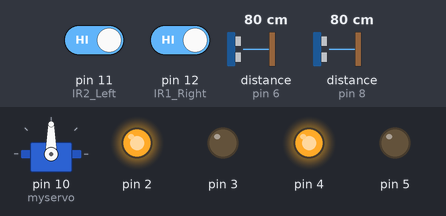
The sketch below on a simulated Arduino Uno, built with avr-gcc and run on an emulated ATmega328P. On the bench: servo, output pins drawn as LEDs (lit = HIGH). Wiring (inferred from the names in the program): 2 × ultrasonic range finder: trigger pin 7, echo pin 6 / trigger pin 9, echo pin 8. The test bench sets the inputs (shaded band); at power-on: distance to the obstacle (sensors on pin 6, pin 8) 80 cm, pin 11 (IR2_Left) HIGH, pin 12 (IR1_Right) HIGH. The echo pulse lasts 58.3 µs per cm; pins used as bus, display or sensor lines are not drawn.

Above: at 1.2 s.
1.3 s: distance to the obstacle (sensor on pin 6) set to 7 cm
2.8 s: distance to the obstacle (sensor on pin 6) set to 4 cm
At 3.2 s:
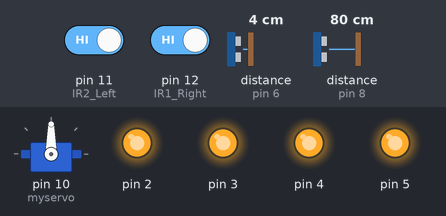
At 3.75 s:
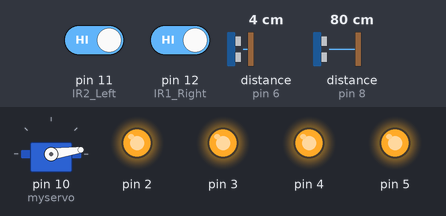
8.8 s: distance to the obstacle (sensor on pin 8) set to 14 cm
At 9.7 s:
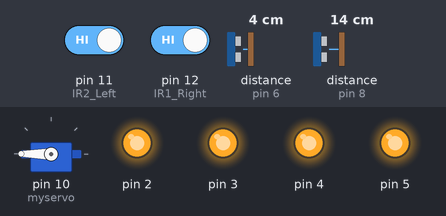
11.8 s: distance to the obstacle (sensor on pin 8) set to 10 cm
14.8 s: distance to the obstacle (sensor on pin 6) set to 9 cm
17.8 s: distance to the obstacle (sensor on pin 8) set to 18 cm
At 19.9 s:
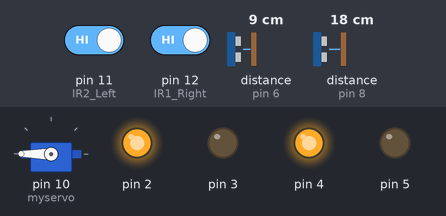
Timing chart, 0 to 21.4 s (numbered marks = the images above; inputs shaded):
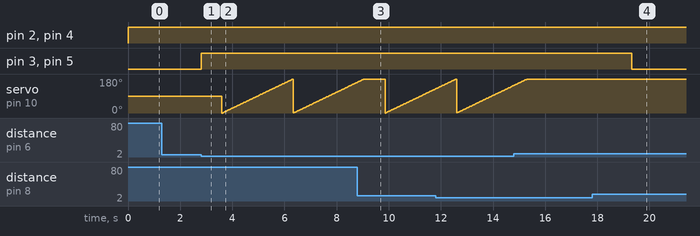

The sketch:

Pot_Hole_Filling_Robot_Code.ino
```cpp
#include <Servo.h>

Servo myservo;
int pos = 0;

int IR1_Right =12;

int IR2_Left =11;

//servo pin 10

int trigger_pin_up=9;
int echo_pin_up=8;
int time_up;
int distance_up;

int trigger_pin_down = 7;
int echo_pin_down = 6;
int time_down;
int distance_down;

void setup ( ) {

        Serial.begin (9600);
        myservo.attach(10);

        pinMode (trigger_pin_down, OUTPUT);

        pinMode (echo_pin_down, INPUT);

        pinMode (trigger_pin_up, OUTPUT);

        pinMode (echo_pin_up, INPUT);

        pinMode (IR1_Right,INPUT);
        pinMode(IR2_Left,INPUT);

        pinMode(2, OUTPUT);
        pinMode(3, OUTPUT);
        pinMode(4, OUTPUT);
        pinMode(5, OUTPUT);


}


void loop ( )
{

    int statusSensor_Right = digitalRead (IR1_Right);
    int statusSensor_Left = digitalRead (IR2_Left);
    digitalWrite (trigger_pin_up, HIGH);

    delayMicroseconds (10);

    digitalWrite (trigger_pin_up, LOW);

    time_up = pulseIn (echo_pin_up, HIGH);

    distance_up = (time_up * 0.034) / 2;


    digitalWrite (trigger_pin_down, HIGH);

    delayMicroseconds (10);

    digitalWrite (trigger_pin_down, LOW);

    time_down = pulseIn (echo_pin_down, HIGH);

    distance_down= (time_down * 0.034) / 2;

  if (distance_up <= 10)

 {
  digitalWrite(2, HIGH);

  digitalWrite(3, HIGH);
  digitalWrite(4, HIGH);
  digitalWrite(5, HIGH);

  delay(2000);

 }

  if (distance_down >= 5)
  {


  digitalWrite(2, HIGH);
  digitalWrite(3, LOW);
  digitalWrite(4, HIGH);
  digitalWrite(5, LOW);
  }
  else
  {
  digitalWrite(2, HIGH);
  digitalWrite(3, HIGH);
  digitalWrite(4, HIGH);
  digitalWrite(5, HIGH);
  delay(800);
     for(int i=0;i< 2; i++)
    {
    for (pos = 0; pos <= 180; pos += 1)
      { // goes from 0 degrees to 180 degrees
      // in steps of 1 degree
        myservo.write(pos);              // tell servo to go to position in variable 'pos'
        delay(15);                       // waits 15ms for the servo to reach the position
      }
    }
  }


  if (statusSensor_Right == 0)
  {
      digitalWrite(2, HIGH);
      digitalWrite(3, LOW);
      digitalWrite(4, HIGH);
      digitalWrite(5, HIGH);
      delay(800);
  }

  else
  {

  digitalWrite(2, HIGH);
  digitalWrite(3, LOW);
  digitalWrite(4, HIGH);
  digitalWrite(5, LOW);
  }


  if (statusSensor_Left == 0)
  {
      digitalWrite(2, HIGH);
      digitalWrite(3, HIGH);
      digitalWrite(4, HIGH);
      digitalWrite(5, LOW);
      delay(800);
  }
 else
 {

  digitalWrite(2, HIGH);
  digitalWrite(3, LOW);
  digitalWrite(4, HIGH);
  digitalWrite(5, LOW);


  }


 if (statusSensor_Left==0 && statusSensor_Right==0 && distance_up <= 10)
 {
      digitalWrite(2, HIGH);
      digitalWrite(3, HIGH);
      digitalWrite(4, HIGH);
      digitalWrite(5, HIGH);
      delay(2000);

      for(int i=0;i<10;i++)
      {
        digitalWrite(2, LOW);
        digitalWrite(3, HIGH);
        digitalWrite(4, LOW);
        digitalWrite(5, HIGH);
        delay(500);
      }
 }
else
{
  digitalWrite(2, HIGH);
  digitalWrite(3, LOW);
  digitalWrite(4, HIGH);
  digitalWrite(5, LOW);
}


 if (statusSensor_Left==0 && distance_up <= 10)
 {
      digitalWrite(2, HIGH);
      digitalWrite(3, HIGH);
      digitalWrite(4, HIGH);
      digitalWrite(5, HIGH);
      delay(2000);

      for(int i=0;i<20;i++)
      {
        digitalWrite(2, LOW);
        digitalWrite(3, HIGH);
        digitalWrite(4, LOW);
        digitalWrite(5, HIGH);
        delay(500);
      }

      for(int i=0;i<8;i++)
      {
        digitalWrite(2, HIGH);
        digitalWrite(3, HIGH);
        digitalWrite(4, LOW);
        digitalWrite(5, HIGH);
        delay(500);
      }
 }
else
{
  digitalWrite(2, HIGH);
  digitalWrite(3, LOW);
  digitalWrite(4, HIGH);
  digitalWrite(5, LOW);
}


 if (statusSensor_Right==0 && distance_up <= 10)
 {
      digitalWrite(2, HIGH);
      digitalWrite(3, HIGH);
      digitalWrite(4, HIGH);
      digitalWrite(5, HIGH);
      delay(2000);

      for(int i=0;i<20;i++)
      {
        digitalWrite(2, LOW);
        digitalWrite(3, HIGH);
        digitalWrite(4, LOW);
        digitalWrite(5, HIGH);
        delay(500);
      }

      for(int i=0;i<8;i++)
      {
        digitalWrite(2, HIGH);
        digitalWrite(3, LOW);
        digitalWrite(4, HIGH);
        digitalWrite(5, HIGH);
        delay(500);
      }
 }
else
{
  digitalWrite(2, HIGH);
  digitalWrite(3, LOW);
  digitalWrite(4, HIGH);
  digitalWrite(5, LOW);
}


  }
```

Measured:
- the behaviour switches between 6 and 5 cm on distance to the obstacle (sensor on pin 6) (found by bisection; images 0 and 1)
- after the input at 1.3 s, every drawn part: stays the same
- after the input at 2.8 s, pin 3, pin 5: LOW → HIGH at once
- after the input at 17.8 s, pin 3, pin 5: HIGH → LOW after 1.5 s
